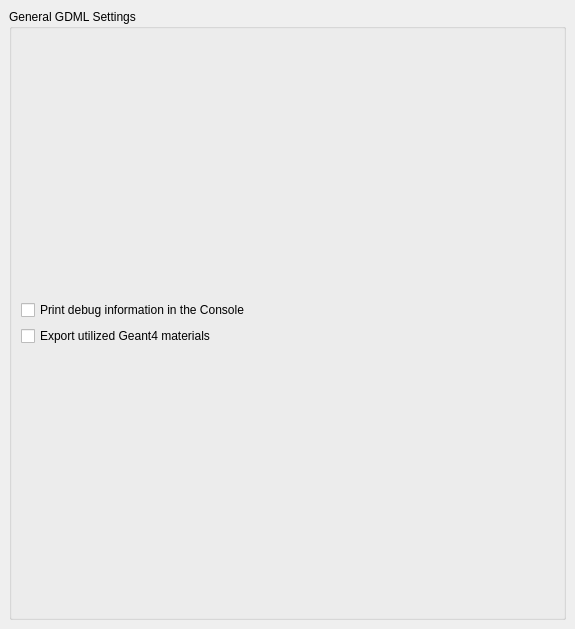
<?xml version="1.0" encoding="UTF-8"?>
<ui version="4.0">
 <class>Gui::Dialog::DlgSettingsGDML</class>
 <widget class="QWidget" name="Gui::Dialog::DlgSettingsGDML">
  <property name="geometry">
   <rect>
    <x>0</x>
    <y>0</y>
    <width>575</width>
    <height>629</height>
   </rect>
  </property>
  <property name="windowTitle">
   <string>General settings</string>
  </property>
  <layout class="QVBoxLayout">
   <property name="spacing">
    <number>6</number>
   </property>
   <property name="leftMargin">
    <number>9</number>
   </property>
   <property name="topMargin">
    <number>9</number>
   </property>
   <property name="rightMargin">
    <number>9</number>
   </property>
   <property name="bottomMargin">
    <number>9</number>
   </property>
   <item>
    <widget class="QGroupBox" name="groupBox">
     <property name="title">
      <string>General GDML Settings</string>
     </property>
     <layout class="QVBoxLayout" name="verticalLayout">
      <item>
       <layout class="QVBoxLayout" name="verticalLayout_2">
        <item>
         <widget class="Gui::PrefCheckBox" name="checkBox">
          <property name="text">
           <string>Print debug information in the Console</string>
          </property>
          <property name="prefEntry" stdset="0">
           <cstring>printVerbose</cstring>
          </property>
          <property name="prefPath" stdset="0">
           <cstring>Mod/GDML</cstring>
          </property>
         </widget>
        </item>
        <item>
         <widget class="Gui::PrefCheckBox" name="checkBox_2">
          <property name="text">
           <string>Export utilized Geant4 materials</string>
          </property>
          <property name="prefEntry" stdset="0">
           <cstring>exportG4Materials</cstring>
          </property>
          <property name="prefPath" stdset="0">
           <cstring>Mod/GDML</cstring>
          </property>
         </widget>
        </item>
       </layout>
      </item>
     </layout>
    </widget>
   </item>
  </layout>
 </widget>
 <customwidgets>
  <customwidget>
   <class>Gui::PrefCheckBox</class>
   <extends>QCheckBox</extends>
   <header>Gui/PrefWidgets.h</header>
  </customwidget>
 </customwidgets>
 <resources/>
 <connections/>
</ui>
